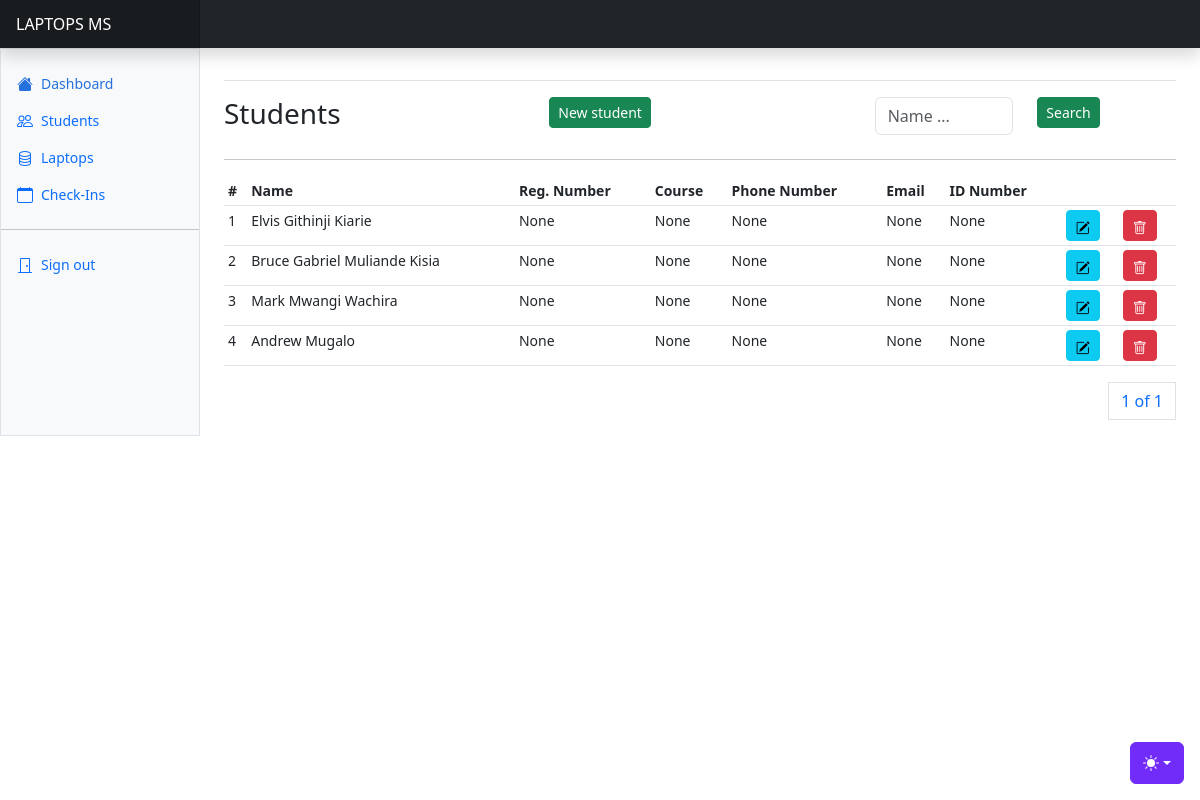
The app's page /students/ (signed in) with its own data.
### registration/models.py (models this page shows, shortened)
class Student(models.Model):
    created = models.DateTimeField(auto_now_add=True, null=True)
    modified = models.DateTimeField(auto_now=True, null=True)
    name = models.CharField(max_length = 255)
    registration_number = models.CharField(max_length=255, null=True)
    id_number = models.CharField(max_length=255, null=True)
    course = models.CharField(max_length=255, null=True)
    phone_number = models.CharField(max_length=255, null=True)
    email = models.EmailField(null=True)
    gender = models.CharField(max_length=255, choices=GENDER_CHOICES, null=True)

### registration/views.py (the view)
# urls.py: path("students/", students, name="students"),
@login_required(login_url="/users/login/")
def students(request):
    students = Student.objects.all()
    paginator = Paginator(students, 10)
    page_number = request.GET.get("page")
    page_obj = paginator.get_page(page_number)
    context = {"page_obj": page_obj, "students": students}
    return render(request, "students/students.html", context)

### templates/students/students.html (shortened to what this page needs)
{% extends "base.html" %}
{% block content %}
<div class="row">
    <div class="col">
        <h3>Students</h3>
    </div>
    <div class="col">
        <a class="btn btn-success btn-sm" data-bs-toggle="modal" data-bs-target="#newLaptopModal">New student</a>
    </div>
    <div class="col">
      <form method="POST">
        <div class="input-group mb-2">
          <div class="row">
            <div class="col">
              <input type="text" class="form-control" name="search_text" id="search_text" placeholder="Name ...">
            </div>
            <div class="col">
              <button class="btn btn-success btn-sm">Search</button>
            </div>
          </div>
        </div>
      </form>
    </div>
</div>
<hr/>
      <div class="table-responsive small">
        <table class="table table-sm">
          <thead class="">
            <tr>
              <th scope="col">#</th>
              <th scope="col">Name</th>
              <th scope="col">Reg. Number</th>
              <th scope="col">Course</th>
              <th scope="col">Phone Number</th>
              <th scope="col">Email</th>
              <th scope="col">ID Number</th>
              <th scope="col" colspan="2"></th>
            </tr>
          </thead>
          <tbody>
            {% for student in page_obj %}
            <tr>
              <td>{{student.id}}</td>
              <td>{{student.name}}</td>
              <td>{{student.registration_number}}</td>
              <td>{{student.course}}</td>
              <td>{{student.phone_number}}</td>
              <td>{{student.email}}</td>
              <td>{{student.id_number}}</td>
              <td><a class="btn btn-info btn-sm" data-bs-toggle="modal" data-bs-target="#editStudentModal{{ student.id }}">
                <i class="bi bi-pencil-square"></i>
              </a>
              </td>
              <td><a href="#" class="btn btn-danger btn-sm" data-bs-toggle="modal" data-bs-target="#deleteStudentModal{{ stock.id }}">
                <i class="bi bi-trash"></i>
              </a></td>
            </tr>
            {% endfor %}
          </tbody>
        </table>
        <div>
          <nav aria-label="Page navigation example">
            <ul class="pagination justify-content-end">
              <a class="page-link" href="#">{{ page_obj.number }} of {{ page_obj.paginator.num_pages }}</a>
            </ul>
          </nav>
        </div>
      </div>
{% endblock content %}

### templates/base.html (shortened to what this page needs)
{% load static %}
<!doctype html>
<html lang="en" data-bs-theme="auto">
  <head><script src="{% static 'assets/js/color-modes.js' %}"></script>
    <link rel="stylesheet" href="https://cdn.jsdelivr.net/npm/@docsearch/css@3">
    <link href="https://cdn.jsdelivr.net/npm/bootstrap@5.3.2/dist/css/bootstrap.min.css" rel="stylesheet" />
<link href="{%  static 'assets/dist/css/bootstrap.min.css' %}" rel="stylesheet">
<link rel="stylesheet" href="https://use.fontawesome.com/releases/v5.15.3/css/all.css">
<link href="https://cdnjs.cloudflare.com/ajax/libs/font-awesome/5.13.0/css/all.min.css" rel="stylesheet">
    <link href="https://cdn.jsdelivr.net/npm/bootstrap-icons@1.10.3/font/bootstrap-icons.css" rel="stylesheet">
    <link href="{% static 'dashboard.css' %}" rel="stylesheet">
  </head>
  <body>
    <div class="dropdown position-fixed bottom-0 end-0 mb-3 me-3 bd-mode-toggle">
      <button class="btn btn-bd-primary py-2 dropdown-toggle d-flex align-items-center"
              id="bd-theme"
              type="button"
              aria-expanded="false"
              data-bs-toggle="dropdown"
              aria-label="Toggle theme (auto)">
        <svg class="bi my-1 theme-icon-active" width="1em" height="1em"><use href="#circle-half"></use></svg>
      </button>
    </div>
<header class="navbar sticky-top bg-dark flex-md-nowrap p-0 shadow" data-bs-theme="dark">
  <a class="navbar-brand col-md-3 col-lg-2 me-0 px-3 fs-6 text-white" href="#">LAPTOPS MS</a>
</header>
<div class="container-fluid">
  <div class="row">
    {% include "includes/sidebar.html" %}
    <main class="col-md-9 ms-sm-auto col-lg-10 px-md-4">
      <div class="d-flex justify-content-between flex-wrap flex-md-nowrap align-items-center pt-3 pb-2 mb-3 border-bottom">
      </div>
      {% block content %}
      {% endblock content %}
  </main>
  </div>
</div>
    <script src="{% static 'dashboard.js' %}"></script></body>
</html>

### templates/includes/sidebar.html (shortened to what this page needs)
<div class="sidebar border border-right col-md-3 col-lg-2 p-0 bg-body-tertiary">
    <div class="offcanvas-md offcanvas-end bg-body-tertiary" tabindex="-1" id="sidebarMenu" aria-labelledby="sidebarMenuLabel">
      <div class="offcanvas-body d-md-flex flex-column p-0 pt-lg-3 overflow-y-auto">
        <ul class="nav flex-column">
          <li class="nav-item">
            <a class="nav-link d-flex align-items-center gap-2 active" aria-current="page" href="{% url 'home' %}">
              <svg class="bi"><use xlink:href="#house-fill"/></svg>
              Dashboard
            </a>
          </li>
          <li class="nav-item">
            <a class="nav-link d-flex align-items-center gap-2" href="{% url 'students' %}">
              <svg class="bi"><use xlink:href="#people"/></svg>
              Students
            </a>
          </li>
          <li class="nav-item">
            <a class="nav-link d-flex align-items-center gap-2" href="{% url 'laptops' %}">
              Laptops
            </a>
          </li>
          <li class="nav-item">
            <a class="nav-link d-flex align-items-center gap-2" href="{% url 'laptop-movements' %}">
              <svg xmlns="http://www.w3.org/2000/svg" width="16" height="16" fill="currentColor" class="bi bi-calendar" viewBox="0 0 16 16">
                <path d="M3.5 0a.5.5 0 0 1 .5.5V1h8V.5a.5.5 0 0 1 1 0V1h1a2 2 0 0 1 2 2v11a2 2 0 0 1-2 2H2a2 2 0 0 1-2-2V3a2 2 0 0 1 2-2h1V.5a.5.5 0 0 1 .5-.5M1 4v10a1 1 0 0 0 1 1h12a1 1 0 0 0 1-1V4z"/>
              </svg>
              Check-Ins
            </a>
          </li>
        </ul>
        <hr class="">
        <ul class="nav flex-column mb-auto">
          <li class="nav-item">
            <a class="nav-link d-flex align-items-center gap-2" href="#">
              <svg class="bi"><use xlink:href="#door-closed"/></svg>
              Sign out
            </a>
          </li>
        </ul>
      </div>
    </div>
  </div>

### static/dashboard.css (style rules this page uses)
.bi { display: inline-block; width: 1rem; height: 1rem; }
.sidebar .nav-link { font-size: .875rem; font-weight: 500; }
.sidebar .nav-link.active { color: #2470dc; }
.navbar-brand { padding-top: .75rem; padding-bottom: .75rem; background-color: rgba(0, 0, 0, .25); box-shadow: inset -1px 0 0 rgba(0, 0, 0, .25); }

### templates/base.html (style rules this page uses)
.bi { vertical-align: -.125em; fill: currentColor; }
.btn-bd-primary { --bd-violet-bg: #712cf9; --bd-violet-rgb: 112.520718, 44.062154, 249.437846; --bs-btn-font-weight: 600; --bs-btn-color: var(--bs-white); --bs-btn-bg: var(--bd-violet-bg); --bs-btn-border-color: var(--bd-violet-bg); --bs-btn-hover-color: var(--bs-white); --bs-btn-hover-bg: #6528e0; --bs-btn-hover-border-color: #6528e0; --bs-btn-focus-shadow-rgb: var(--bd-violet-rgb); --bs-btn-active-color: var(--bs-btn-hover-color); --bs-btn-active-bg: #5a23c8; --bs-btn-active-border-color: #5a23c8; }
.bd-mode-toggle { z-index: 1500; }

### records on screen
Student: id "1", name "Elvis Githinji Kiarie", registration_number "None", course "None", phone_number "None", email "None", id_number "None"
Student: id "2", name "Bruce Gabriel Muliande Kisia", registration_number "None", course "None", phone_number "None", email "None", id_number "None"
Student: id "3", name "Mark Mwangi Wachira", registration_number "None", course "None", phone_number "None", email "None", id_number "None"
Student: id "4", name "Andrew Mugalo", registration_number "None", course "None", phone_number "None", email "None", id_number "None"

### other values on screen
{{ page_obj.number }} "1"
{{ page_obj.paginator.num_pages }} "1"
